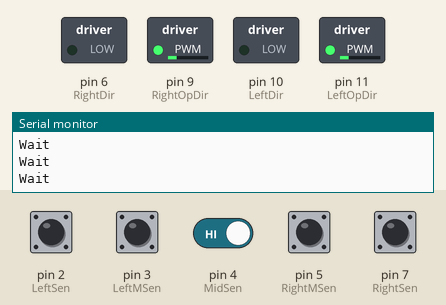
Bench run of a sketch on a simulated Arduino Uno, built with avr-gcc and run on an emulated ATmega328P. On the bench: switched loads named in the sketch (green lamp = pin HIGH), the last lines printed to the serial monitor. The test bench sets the inputs (shaded band); at power-on: pin 2 (LeftSen), pin 3 (LeftMSen), pin 4 (MidSen), pin 5 (RightMSen), pin 7 (RightSen) HIGH.

Above: at 1.2 s.
1.3 s: pin 2 (LeftSen) pulled LOW for 0.15 s
At 1.38 s:
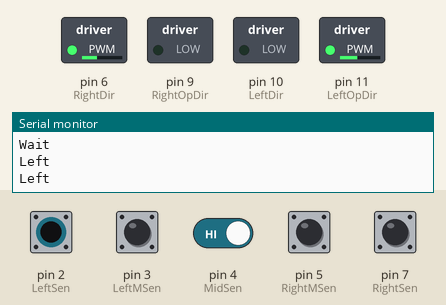
2.9 s: pin 4 (MidSen) driven LOW
At 3.5 s:
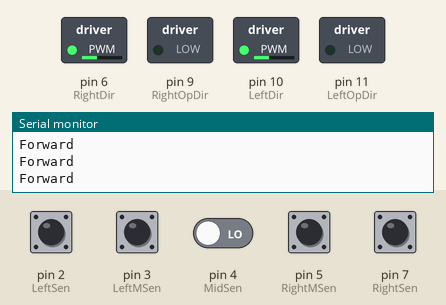
4.4 s: pin 7 (RightSen) pulled LOW for 0.15 s
7.5 s: pin 4 (MidSen) driven HIGH
At 8.2 s:
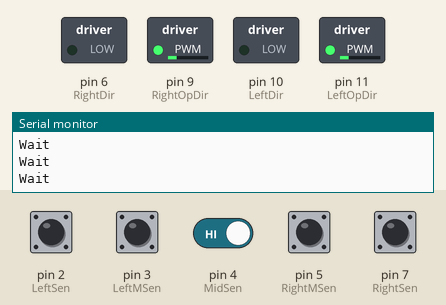
10.5 s: pin 7 (RightSen) pulled LOW for 1 s
At 11.3 s:
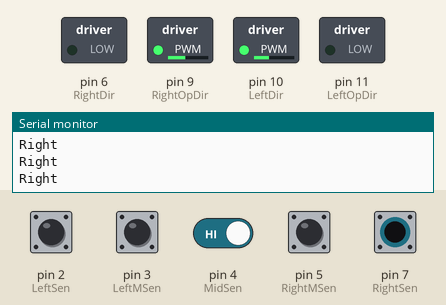
13.0 s: pin 2 (LeftSen) pulled LOW for 1 s
At 15.3 s:
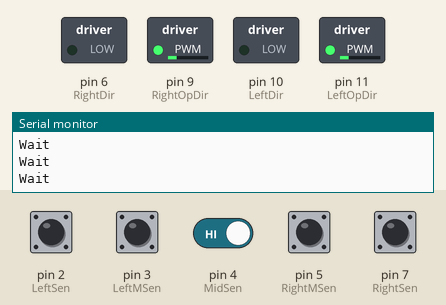
Timing chart, 0 to 16.5 s (numbered marks = the images above; inputs shaded):
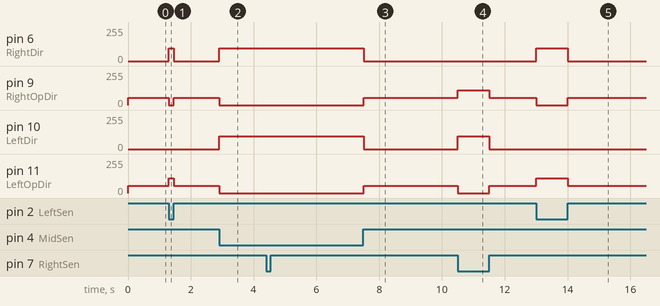

The sketch:

lfr_final.ino
```cpp
 //Pin declaration
int RightDir = 6;
int RightOpDir = 9;
int LeftDir = 10;
int LeftOpDir = 11;

//5-IR array sensor
int LeftSen = 2;
int LeftMSen = 3;
int MidSen = 4;
int RightMSen = 5;
int RightSen = 7;

void setup()
{
  Serial.begin(9600);
  //Serial.begin(115200);
  //Motor Driver Pin Setup
  pinMode(RightDir,OUTPUT);
  pinMode(RightOpDir,OUTPUT);
  pinMode(LeftDir,OUTPUT);
  pinMode(LeftOpDir,OUTPUT);

  //Setting the initial condition of motors
  digitalWrite(RightOpDir,LOW);
  digitalWrite(LeftOpDir,LOW);

  digitalWrite(RightDir,HIGH);
  digitalWrite(LeftDir,HIGH);

  //LSS05 Pin Setup
  pinMode(LeftSen,INPUT);
  pinMode(LeftMSen,INPUT);
  pinMode(MidSen,INPUT);
  pinMode(RightMSen,INPUT);
  pinMode(RightSen,INPUT);
}

//Different cases based on sensor reading
void loop()
{
  if((digitalRead(LeftSen)==0) && (digitalRead(LeftMSen)==0) && (digitalRead(MidSen)==0) && (digitalRead(RightMSen)==0) && (digitalRead(RightSen)==0))
  {
    moveForward();
    Serial.println("Forward");
  }
  else if((digitalRead(LeftSen)==1) && (digitalRead(LeftMSen)==1) && (digitalRead(MidSen)==0) && (digitalRead(RightMSen)==1) && (digitalRead(RightSen)==1))
  {
    moveForward();
    Serial.println("Forward");
  }
  else if((digitalRead(LeftSen)==1) && (digitalRead(LeftMSen)==0) && (digitalRead(MidSen)==0) && (digitalRead(RightMSen)==0) && (digitalRead(RightSen)==1))
  {
    moveForward();
    Serial.println("Forward");
  }
  else if((digitalRead(LeftSen)==1) && (digitalRead(LeftMSen)==0) && (digitalRead(MidSen)==0) && (digitalRead(RightMSen)==1) && (digitalRead(RightSen)==1))
  {
    moveForward();
    Serial.println("Forward");
  }

  else if((digitalRead(LeftSen)==1) && (digitalRead(LeftMSen)==1) && (digitalRead(MidSen)==0) && (digitalRead(RightMSen)==0) && (digitalRead(RightSen)==1))
  {
    moveForward();
    Serial.println("Forward");
  }


  else if(((digitalRead(LeftSen)==0)&&(digitalRead(LeftMSen)==0)) && ((digitalRead(MidSen)==1) && (digitalRead(RightMSen)==1) && (digitalRead(RightSen)==1)))
  {
    moveSlightLeft();
    Serial.println("Left");
  }
  else if(((digitalRead(LeftSen)==0)&&(digitalRead(LeftMSen)==1)) && ((digitalRead(MidSen)==1) && (digitalRead(RightMSen)==1) && (digitalRead(RightSen)==1)))
  {
    moveLeft();
    Serial.println("Left");
  }

    else if(((digitalRead(LeftSen)==0)&& (digitalRead(LeftMSen)==0)) && ((digitalRead(MidSen)==0) && (digitalRead(RightMSen)==1) && (digitalRead(RightSen)==1)))
  {
    moveLeft();
    Serial.println("Left");
  }

    else if(((digitalRead(LeftSen)==0)&& (digitalRead(LeftMSen)==0)) && ((digitalRead(MidSen)==0) && (digitalRead(RightMSen)==0) && (digitalRead(RightSen)==1)))
  {
    moveLeft();
    Serial.println("Left");
  }

  else if(((digitalRead(LeftSen)==1) && (digitalRead(LeftMSen)==1) && (digitalRead(MidSen)==1)) && ((digitalRead(RightMSen)==0)&&(digitalRead(RightSen)==0)))
  {
    moveSlightRight();
    Serial.println("Right");
  }
  else if(((digitalRead(LeftSen)==1) && (digitalRead(LeftMSen)==1) && (digitalRead(MidSen)==1)) && ((digitalRead(RightMSen)==1)&&(digitalRead(RightSen)==0)))
  {

    moveRight();
    Serial.println("Right");
  }

  else if((digitalRead(LeftSen)==1) && (digitalRead(LeftMSen)==1) && (digitalRead(MidSen)==0) && (digitalRead(RightMSen)==0)&&(digitalRead(RightSen)==0))
  {
    moveRight();
    Serial.println("Right");
  }

  else if((digitalRead(LeftSen)==1) && (digitalRead(LeftMSen)==0) && (digitalRead(MidSen)==0) && (digitalRead(RightMSen)==0)&&(digitalRead(RightSen)==0))
  {
    moveRight();
    Serial.println("Right");
  }

  else if((digitalRead(LeftSen)==1) && (digitalRead(LeftMSen)==1) && (digitalRead(MidSen)==1) && (digitalRead(RightMSen)==1)&&(digitalRead(RightSen)==1))

  {
    wait();
    Serial.println("Wait");
  }

  else{
    moveForward();
    }

    //delay(70);
}

void moveLeft() {
  // For robot to move left, right motor has to be faster than left motor
  digitalWrite(RightOpDir,LOW);
  digitalWrite(LeftDir,LOW);

  analogWrite(RightDir,95);
  analogWrite(LeftOpDir,110);
}

void moveSlightLeft() {
  // For robot to move left, right motor has to be faster than left motor
  digitalWrite(RightDir,LOW);
  digitalWrite(LeftDir,LOW);

  analogWrite(RightDir,95);
  analogWrite(LeftDir,35);
}

void moveRight() {
  // For robot to move right, left motor has to be faster than right motor
  digitalWrite(RightDir,LOW);
  digitalWrite(LeftOpDir,LOW);

  analogWrite(RightOpDir,110);
  analogWrite(LeftDir,95);
}
void moveSlightRight() {
  // For robot to move right, left motor has to be faster than right motor
  digitalWrite(RightDir,LOW);
  digitalWrite(LeftDir,LOW);

  analogWrite(RightDir,35);
  analogWrite(LeftDir,95);
}

void moveForward() {
  // For robot to move forward, both motors have to be same speed
  digitalWrite(RightOpDir,LOW);
  digitalWrite(LeftOpDir,LOW);

  analogWrite(RightDir,95);
  analogWrite(LeftDir,95);
}

void wait() {
 // Function to makes the robot stay
  //delay(40);
  digitalWrite(RightDir,LOW);
  digitalWrite(LeftDir,LOW);

  analogWrite(RightOpDir,55);
  analogWrite(LeftOpDir,55);
}
```

Measured:
- after the input at 1.3 s, pin 6 (RightDir): 0/255 → 95/255 at once, → 0/255 0.15 s later; pin 9 (RightOpDir): 55/255 → 0/255 at once, → 55/255 0.15 s later; pin 11 (LeftOpDir): 55/255 → 110/255 at once, → 55/255 0.15 s later
- after the input at 2.9 s, pin 6 (RightDir), pin 10 (LeftDir): 0/255 → 95/255 at once; pin 9 (RightOpDir), pin 11 (LeftOpDir): 55/255 → 0/255 at once
- after the input at 7.5 s, pin 6 (RightDir), pin 10 (LeftDir): 95/255 → 0/255 at once; pin 9 (RightOpDir), pin 11 (LeftOpDir): 0/255 → 55/255 at once
- after the input at 10.5 s, pin 9 (RightOpDir): 55/255 → 110/255 at once, → 55/255 1.0 s later; pin 10 (LeftDir): 0/255 → 95/255 at once, → 0/255 1.0 s later; pin 11 (LeftOpDir): 55/255 → 0/255 at once, → 55/255 1.0 s later
- after the input at 13.0 s, pin 6 (RightDir): 0/255 → 95/255 at once, → 0/255 1.0 s later; pin 9 (RightOpDir): 55/255 → 0/255 at once, → 55/255 1.0 s later; pin 11 (LeftOpDir): 55/255 → 110/255 at once, → 55/255 1.0 s later
